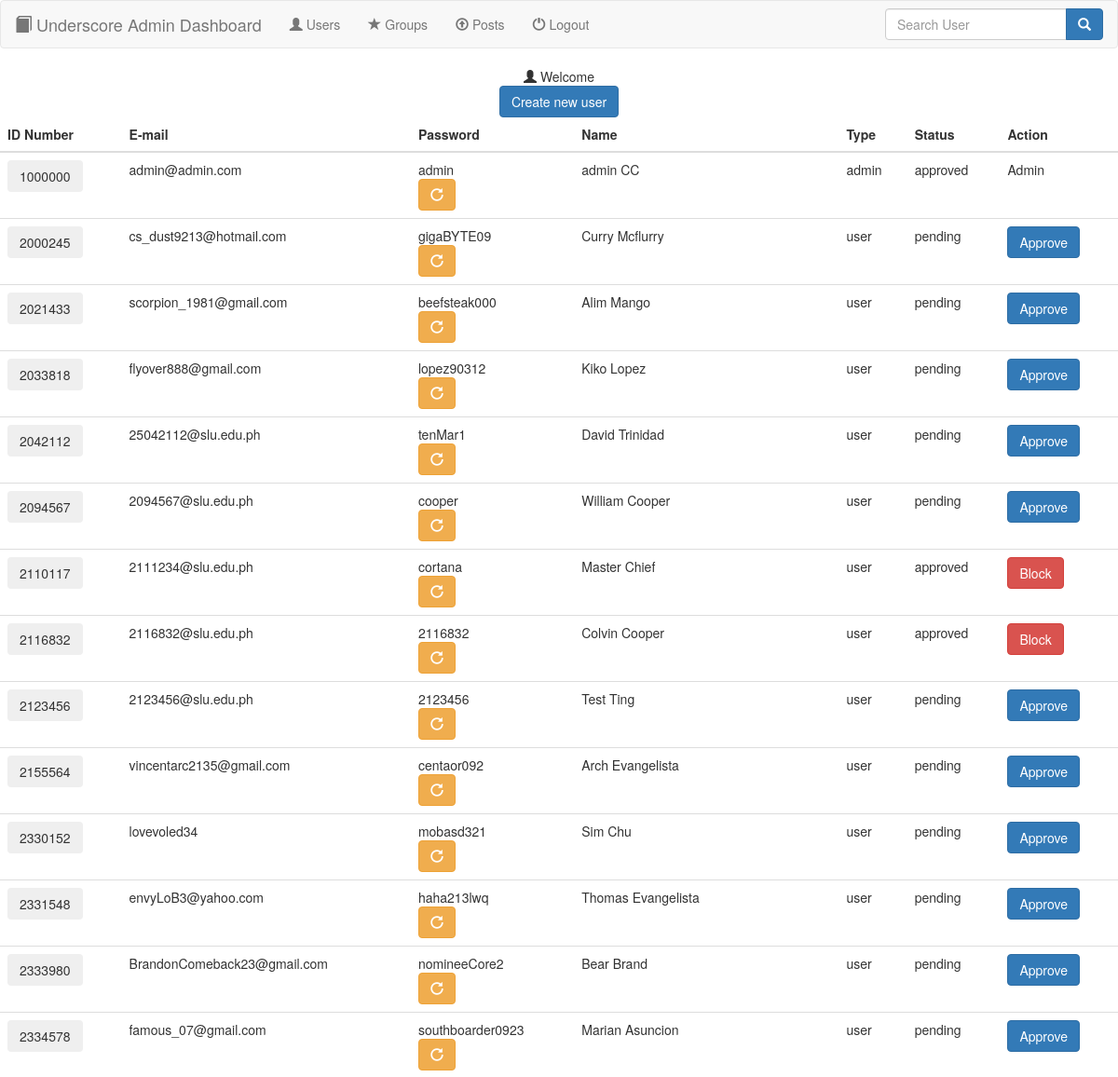
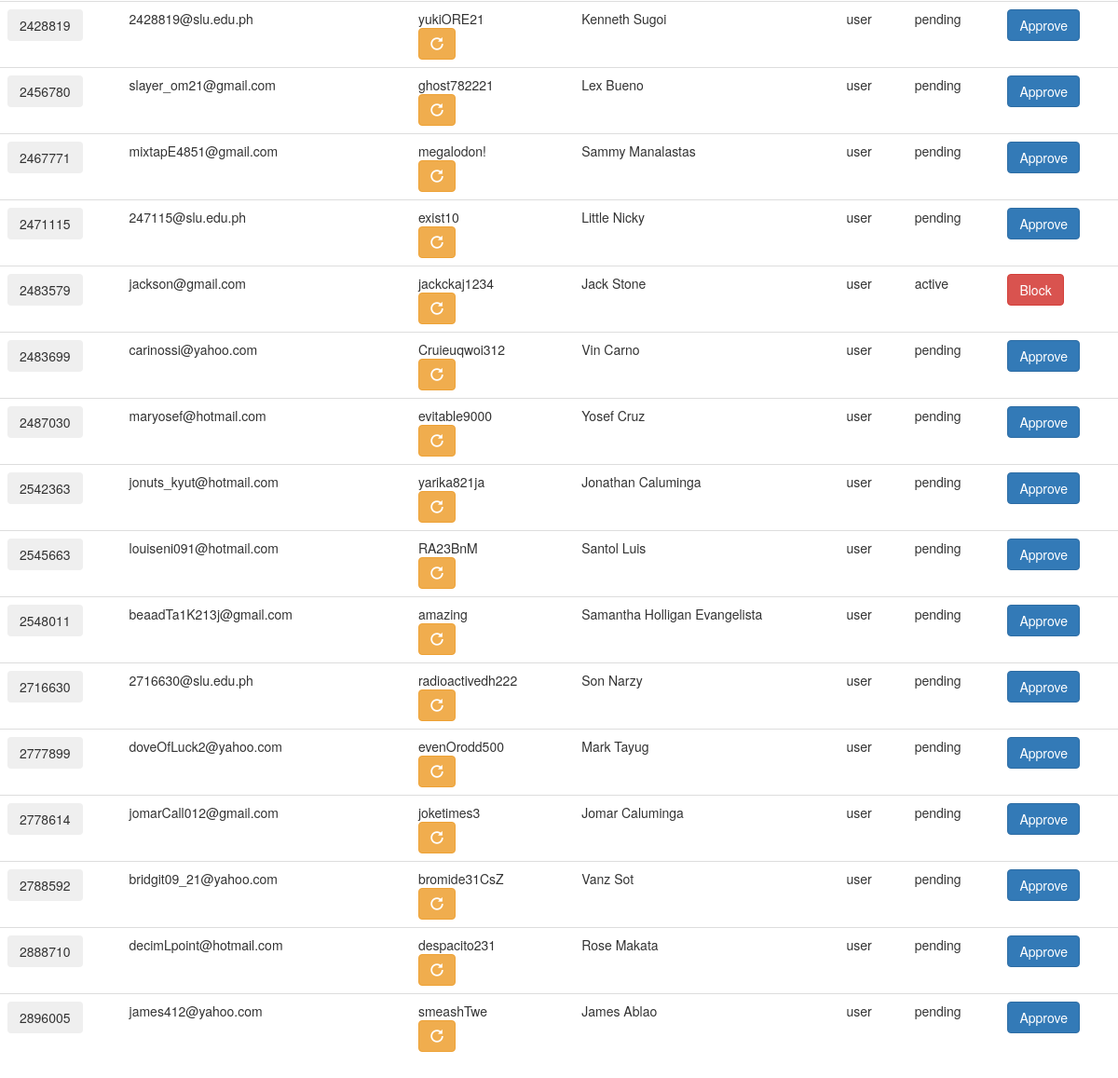
Screenshot of /11-7-17/php/underscore/users.php with the database file from the repository (2 pictures, top to bottom).
### tables this page shows
CREATE TABLE IF NOT EXISTS `users` (
  `idno` int(11) NOT NULL,
  `email` varchar(50) NOT NULL,
  `password` varchar(25) NOT NULL,
  `firstname` varchar(20) NOT NULL,
  `lastname` varchar(20) NOT NULL,
  `userType` varchar(10) NOT NULL,
  `status` varchar(10) NOT NULL,
  `gender` varchar(6) NOT NULL,
  PRIMARY KEY (`email`)
);

### 11-7-17/php/underscore/users.php (the view, shortened to what this page needs)
<?php
  include("database.php");
 ?>
<!DOCTYPE html>
<html>
  <head>
    <link rel="stylesheet" href="bootstrap-3.3.7-dist\css\bootstrap.min.css">
  </head>
  <body>
    <?php include('navbar.php');
      $adminname = $_SESSION['firstname'] . " " . $_SESSION['lastname'];
     ?>
    <div class="container-fluid" align="center">
      <span class="glyphicon glyphicon-user"></span> Welcome <?php echo $adminname; ?><br>
      <a href="registerForm.php" class="btn btn-primary">Create new user</a>
    </div>
    <table class="table table-hover">
      <thead>
        <th>ID Number</th>
        <th>E-mail</th>
        <th>Password</th>
        <th>Name</th>
        <th>Type</th>
        <th>Status</th>
        <th>Action</th>
      </thead>
      <?php
        $sql = "SELECT * FROM users ORDER BY idno";
        $result = mysqli_query($conn, $sql);
        $rows = mysqli_fetch_array($result, MYSQLI_ASSOC);
        do {?>
          <tr>
            <form action="userPosts.php" method="POST">
                <td><button type="submit" name="submit" class="btn btn-secondary"><?php echo $rows['idno']; ?></button></td>
            </form>
            <td><?php echo $rows['email']; ?></td>
            <td>
              <?php echo $rows['password']; ?>
              <form class="" action="changePassword.php" method="post" enctype="multipart/form-data">
                  <button class="btn btn-warning">
                    <span class="glyphicon glyphicon-repeat"></span>
                  </button>
              </form>
            </td>
            <td><?php echo $rows['firstname'] . " " . $rows['lastname']; ?></td>
            <td><?php echo $rows['userType']; ?></td>
            <td><?php echo $rows['status']; ?></td>
            <form action="changeStatus.php" method="POST">
              <?php
              if(strcasecmp($rows['userType'], 'user')==0){
                if (strcasecmp($rows['status'], 'pending')==0) {
                  echo '<td>';
                  echo '<button type="submit" class="btn btn-primary" name="userAction">Approve</button>';
                  echo '</td>';
                } else {
                  echo '<td>';
                  echo '<button type="submit" class="btn btn-danger" name="userAction">Block</button>';
                  echo '</td>';
                }
              } else {
                echo '<td>Admin</td>';
              }
               ?>
            </form>
          </tr>
        <?php } while ($rows = mysqli_fetch_assoc($result));
       ?>
    </table>
  </body>
</html>

### rows the page displays
users: idno "1000000", email "admin@admin.com", password "admin", firstname "admin", lastname "CC", userType "admin", status "approved", shows "Admin"
users: idno "2000245", email "cs_dust9213@hotmail.com", password "gigaBYTE09", firstname "Curry", lastname "Mcflurry", userType "user", status "pending", shows "Approve"
users: idno "2021433", email "scorpion_1981@gmail.com", password "beefsteak000", firstname "Alim", lastname "Mango", userType "user", status "pending", shows "Approve"
users: idno "2033818", email "flyover888@gmail.com", password "lopez90312", firstname "Kiko", lastname "Lopez", userType "user", status "pending", shows "Approve"
users: idno "2042112", email "25042112@slu.edu.ph", password "tenMar1", firstname "David", lastname "Trinidad", userType "user", status "pending", shows "Approve"
users: idno "2094567", email "2094567@slu.edu.ph", password "cooper", firstname "William", lastname "Cooper", userType "user", status "pending", shows "Approve"
users: idno "2110117", email "2111234@slu.edu.ph", password "cortana", firstname "Master", lastname "Chief", userType "user", status "approved", shows "Block"
users: idno "2116832", email "2116832@slu.edu.ph", password "2116832", firstname "Colvin", lastname "Cooper", userType "user", status "approved", shows "Block"
users: idno "2123456", email "2123456@slu.edu.ph", password "2123456", firstname "Test", lastname "Ting", userType "user", status "pending", shows "Approve"
users: idno "2155564", email "vincentarc2135@gmail.com", password "centaor092", firstname "Arch", lastname "Evangelista", userType "user", status "pending", shows "Approve"
users: idno "2330152", email "lovevoled34", password "mobasd321", firstname "Sim", lastname "Chu", userType "user", status "pending", shows "Approve"
users: idno "2331548", email "envyLoB3@yahoo.com", password "haha213lwq", firstname "Thomas", lastname "Evangelista", userType "user", status "pending", shows "Approve"
users: idno "2333980", email "BrandonComeback23@gmail.com", password "nomineeCore2", firstname "Bear", lastname "Brand", userType "user", status "pending", shows "Approve"
users: idno "2334578", email "famous_07@gmail.com", password "southboarder0923", firstname "Marian", lastname "Asuncion", userType "user", status "pending", shows "Approve"
users: idno "2428819", email "2428819@slu.edu.ph", password "yukiORE21", firstname "Kenneth", lastname "Sugoi", userType "user", status "pending", shows "Approve"
users: idno "2456780", email "slayer_om21@gmail.com", password "ghost782221", firstname "Lex", lastname "Bueno", userType "user", status "pending", shows "Approve"
users: idno "2467771", email "mixtapE4851@gmail.com", password "megalodon!", firstname "Sammy", lastname "Manalastas", userType "user", status "pending", shows "Approve"
users: idno "2471115", email "247115@slu.edu.ph", password "exist10", firstname "Little", lastname "Nicky", userType "user", status "pending", shows "Approve"
users: idno "2483579", email "jackson@gmail.com", password "jackckaj1234", firstname "Jack", lastname "Stone", userType "user", status "active", shows "Block"
users: idno "2483699", email "carinossi@yahoo.com", password "Cruieuqwoi312", firstname "Vin", lastname "Carno", userType "user", status "pending", shows "Approve"
users: idno "2487030", email "maryosef@hotmail.com", password "evitable9000", firstname "Yosef", lastname "Cruz", userType "user", status "pending", shows "Approve"
users: idno "2542363", email "jonuts_kyut@hotmail.com", password "yarika821ja", firstname "Jonathan", lastname "Caluminga", userType "user", status "pending", shows "Approve"
users: idno "2545663", email "louiseni091@hotmail.com", password "RA23BnM", firstname "Santol", lastname "Luis", userType "user", status "pending", shows "Approve"
users: idno "2548011", email "beaadTa1K213j@gmail.com", password "amazing", firstname "Samantha Holligan", lastname "Evangelista", userType "user", status "pending", shows "Approve"
users: idno "2716630", email "2716630@slu.edu.ph", password "radioactivedh222", firstname "Son", lastname "Narzy", userType "user", status "pending", shows "Approve"
users: idno "2777899", email "doveOfLuck2@yahoo.com", password "evenOrodd500", firstname "Mark", lastname "Tayug", userType "user", status "pending", shows "Approve"
users: idno "2778614", email "jomarCall012@gmail.com", password "joketimes3", firstname "Jomar", lastname "Caluminga", userType "user", status "pending", shows "Approve"
users: idno "2788592", email "bridgit09_21@yahoo.com", password "bromide31CsZ", firstname "Vanz", lastname "Sot", userType "user", status "pending", shows "Approve"
users: idno "2888710", email "decimLpoint@hotmail.com", password "despacito231", firstname "Rose", lastname "Makata", userType "user", status "pending", shows "Approve"
users: idno "2896005", email "james412@yahoo.com", password "smeashTwe", firstname "James", lastname "Ablao", userType "user", status "pending", shows "Approve"
